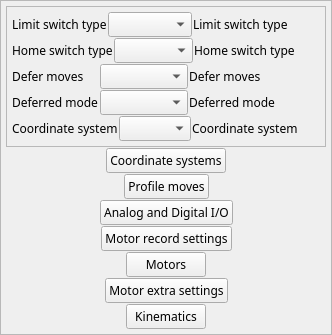
    <widget class="QFrame" name="frame_3">
     <property name="sizePolicy">
      <sizepolicy hsizetype="Expanding" vsizetype="Expanding">
       <horstretch>0</horstretch>
       <verstretch>0</verstretch>
      </sizepolicy>
     </property>
     <property name="maximumSize">
      <size>
       <width>16777215</width>
       <height>16777215</height>
      </size>
     </property>
     <property name="frameShape">
      <enum>QFrame::StyledPanel</enum>
     </property>
     <layout class="QVBoxLayout" name="verticalLayout_3">
      <property name="spacing">
       <number>1</number>
      </property>
      <property name="margin">
       <number>5</number>
      </property>
      <item>
       <widget class="QFrame" name="frame_2">
        <property name="sizePolicy">
         <sizepolicy hsizetype="Preferred" vsizetype="Preferred">
          <horstretch>0</horstretch>
          <verstretch>0</verstretch>
         </sizepolicy>
        </property>
        <property name="minimumSize">
         <size>
          <width>0</width>
          <height>0</height>
         </size>
        </property>
        <property name="maximumSize">
         <size>
          <width>16777215</width>
          <height>16777215</height>
         </size>
        </property>
        <property name="frameShape">
         <enum>QFrame::StyledPanel</enum>
        </property>
        <layout class="QVBoxLayout" name="verticalLayout">
         <property name="spacing">
          <number>1</number>
         </property>
         <property name="margin">
          <number>5</number>
         </property>
         <item>
          <layout class="QHBoxLayout" name="horizontalLayout_2" stretch="2,2,3">
           <property name="spacing">
            <number>1</number>
           </property>
           <item>
            <widget class="QLabel" name="label_10">
             <property name="sizePolicy">
              <sizepolicy hsizetype="Preferred" vsizetype="Minimum">
               <horstretch>0</horstretch>
               <verstretch>0</verstretch>
              </sizepolicy>
             </property>
             <property name="minimumSize">
              <size>
               <width>0</width>
               <height>1</height>
              </size>
             </property>
             <property name="sizeIncrement">
              <size>
               <width>1</width>
               <height>1</height>
              </size>
             </property>
             <property name="font">
              <font>
               <family>Abyssinica SIL</family>
               <pointsize>9</pointsize>
              </font>
             </property>
             <property name="text">
              <string>Limit switch type</string>
             </property>
            </widget>
           </item>
           <item>
            <widget class="QEComboBox" name="qecombobox">
             <property name="sizePolicy">
              <sizepolicy hsizetype="Preferred" vsizetype="Minimum">
               <horstretch>0</horstretch>
               <verstretch>0</verstretch>
              </sizepolicy>
             </property>
             <property name="minimumSize">
              <size>
               <width>0</width>
               <height>1</height>
              </size>
             </property>
             <property name="font">
              <font>
               <family>Abyssinica SIL</family>
               <pointsize>9</pointsize>
              </font>
             </property>
             <property name="variable" stdset="0">
              <string>$(DMC)LIMITTYPE_CMD</string>
             </property>
            </widget>
           </item>
           <item>
            <layout class="QVBoxLayout" name="verticalLayout_6" stretch="1">
             <property name="spacing">
              <number>1</number>
             </property>
             <item>
              <widget class="QELabel" name="qelabel_6">
               <property name="sizePolicy">
                <sizepolicy hsizetype="Minimum" vsizetype="Minimum">
                 <horstretch>0</horstretch>
                 <verstretch>0</verstretch>
                </sizepolicy>
               </property>
               <property name="minimumSize">
                <size>
                 <width>0</width>
                 <height>1</height>
                </size>
               </property>
               <property name="font">
                <font>
                 <family>Abyssinica SIL</family>
                 <pointsize>9</pointsize>
                </font>
               </property>
               <property name="variable" stdset="0">
                <string>$(DMC)LIMITTYPE_STATUS</string>
               </property>
               <property name="text">
                <string>Limit switch type         </string>
               </property>
              </widget>
             </item>
            </layout>
           </item>
          </layout>
         </item>
         <item>
          <layout class="QHBoxLayout" name="horizontalLayout" stretch="2,2,3">
           <property name="spacing">
            <number>1</number>
           </property>
           <item>
            <widget class="QLabel" name="label_11">
             <property name="sizePolicy">
              <sizepolicy hsizetype="Preferred" vsizetype="Minimum">
               <horstretch>0</horstretch>
               <verstretch>0</verstretch>
              </sizepolicy>
             </property>
             <property name="minimumSize">
              <size>
               <width>0</width>
               <height>1</height>
              </size>
             </property>
             <property name="sizeIncrement">
              <size>
               <width>1</width>
               <height>1</height>
              </size>
             </property>
             <property name="font">
              <font>
               <family>Abyssinica SIL</family>
               <pointsize>9</pointsize>
              </font>
             </property>
             <property name="text">
              <string>Home switch type</string>
             </property>
            </widget>
           </item>
           <item>
            <widget class="QEComboBox" name="qecombobox_2">
             <property name="sizePolicy">
              <sizepolicy hsizetype="Preferred" vsizetype="Minimum">
               <horstretch>0</horstretch>
               <verstretch>0</verstretch>
              </sizepolicy>
             </property>
             <property name="minimumSize">
              <size>
               <width>0</width>
               <height>1</height>
              </size>
             </property>
             <property name="font">
              <font>
               <family>Abyssinica SIL</family>
               <pointsize>9</pointsize>
              </font>
             </property>
             <property name="variable" stdset="0">
              <string>$(DMC)HOMETYPE_CMD</string>
             </property>
            </widget>
           </item>
           <item>
            <layout class="QVBoxLayout" name="verticalLayout_7" stretch="1">
             <property name="spacing">
              <number>1</number>
             </property>
             <item>
              <widget class="QELabel" name="qelabel_7">
               <property name="sizePolicy">
                <sizepolicy hsizetype="Minimum" vsizetype="Minimum">
                 <horstretch>0</horstretch>
                 <verstretch>0</verstretch>
                </sizepolicy>
               </property>
               <property name="minimumSize">
                <size>
                 <width>0</width>
                 <height>1</height>
                </size>
               </property>
               <property name="font">
                <font>
                 <family>Abyssinica SIL</family>
                 <pointsize>9</pointsize>
                </font>
               </property>
               <property name="variable" stdset="0">
                <string>$(DMC)HOMETYPE_STATUS</string>
               </property>
               <property name="text">
                <string>Home switch type        </string>
               </property>
              </widget>
             </item>
            </layout>
           </item>
          </layout>
         </item>
         <item>
          <layout class="QHBoxLayout" name="horizontalLayout_3" stretch="2,2,3">
           <property name="spacing">
            <number>1</number>
           </property>
           <item>
            <widget class="QLabel" name="label_12">
             <property name="sizePolicy">
              <sizepolicy hsizetype="Preferred" vsizetype="Preferred">
               <horstretch>0</horstretch>
               <verstretch>0</verstretch>
              </sizepolicy>
             </property>
             <property name="sizeIncrement">
              <size>
               <width>1</width>
               <height>1</height>
              </size>
             </property>
             <property name="font">
              <font>
               <family>Abyssinica SIL</family>
               <pointsize>9</pointsize>
              </font>
             </property>
             <property name="text">
              <string>Defer moves</string>
             </property>
            </widget>
           </item>
           <item>
            <widget class="QEComboBox" name="qecombobox_3">
             <property name="sizePolicy">
              <sizepolicy hsizetype="Preferred" vsizetype="Preferred">
               <horstretch>0</horstretch>
               <verstretch>0</verstretch>
              </sizepolicy>
             </property>
             <property name="minimumSize">
              <size>
               <width>0</width>
               <height>1</height>
              </size>
             </property>
             <property name="font">
              <font>
               <family>Abyssinica SIL</family>
               <pointsize>9</pointsize>
              </font>
             </property>
             <property name="variable" stdset="0">
              <string>$(DMC)DEFER_CMD</string>
             </property>
            </widget>
           </item>
           <item>
            <layout class="QVBoxLayout" name="verticalLayout_8" stretch="1">
             <property name="spacing">
              <number>1</number>
             </property>
             <item>
              <widget class="QELabel" name="qelabel_8">
               <property name="sizePolicy">
                <sizepolicy hsizetype="Minimum" vsizetype="Preferred">
                 <horstretch>0</horstretch>
                 <verstretch>0</verstretch>
                </sizepolicy>
               </property>
               <property name="font">
                <font>
                 <family>Abyssinica SIL</family>
                 <pointsize>9</pointsize>
                </font>
               </property>
               <property name="variable" stdset="0">
                <string>$(DMC)DEFER_STATUS</string>
               </property>
               <property name="text">
                <string>Defer moves                  </string>
               </property>
              </widget>
             </item>
            </layout>
           </item>
          </layout>
         </item>
         <item>
          <layout class="QHBoxLayout" name="horizontalLayout_18" stretch="2,2,3">
           <property name="spacing">
            <number>1</number>
           </property>
           <item>
            <widget class="QLabel" name="label_14">
             <property name="sizePolicy">
              <sizepolicy hsizetype="Preferred" vsizetype="Preferred">
               <horstretch>0</horstretch>
               <verstretch>0</verstretch>
              </sizepolicy>
             </property>
             <property name="sizeIncrement">
              <size>
               <width>1</width>
               <height>1</height>
              </size>
             </property>
             <property name="font">
              <font>
               <family>Abyssinica SIL</family>
               <pointsize>9</pointsize>
              </font>
             </property>
             <property name="text">
              <string>Deferred mode</string>
             </property>
            </widget>
           </item>
           <item>
            <widget class="QEComboBox" name="qecombobox_5">
             <property name="sizePolicy">
              <sizepolicy hsizetype="Preferred" vsizetype="Preferred">
               <horstretch>0</horstretch>
               <verstretch>0</verstretch>
              </sizepolicy>
             </property>
             <property name="minimumSize">
              <size>
               <width>0</width>
               <height>1</height>
              </size>
             </property>
             <property name="font">
              <font>
               <family>Abyssinica SIL</family>
               <pointsize>9</pointsize>
              </font>
             </property>
             <property name="variable" stdset="0">
              <string>$(DMC)DEFER_MODE_CMD</string>
             </property>
            </widget>
           </item>
           <item>
            <layout class="QVBoxLayout" name="verticalLayout_11" stretch="1">
             <property name="spacing">
              <number>1</number>
             </property>
             <item>
              <widget class="QELabel" name="qelabel_13">
               <property name="sizePolicy">
                <sizepolicy hsizetype="Minimum" vsizetype="Preferred">
                 <horstretch>0</horstretch>
                 <verstretch>0</verstretch>
                </sizepolicy>
               </property>
               <property name="font">
                <font>
                 <family>Abyssinica SIL</family>
                 <pointsize>9</pointsize>
                </font>
               </property>
               <property name="variable" stdset="0">
                <string>$(DMC)DEFER_MODE_STATUS</string>
               </property>
               <property name="text">
                <string>Deferred mode</string>
               </property>
              </widget>
             </item>
            </layout>
           </item>
          </layout>
         </item>
         <item>
          <layout class="QHBoxLayout" name="horizontalLayout_4" stretch="2,2,3">
           <property name="spacing">
            <number>1</number>
           </property>
           <item>
            <widget class="QLabel" name="label_13">
             <property name="sizePolicy">
              <sizepolicy hsizetype="Preferred" vsizetype="Preferred">
               <horstretch>0</horstretch>
               <verstretch>0</verstretch>
              </sizepolicy>
             </property>
             <property name="sizeIncrement">
              <size>
               <width>1</width>
               <height>1</height>
              </size>
             </property>
             <property name="font">
              <font>
               <family>Abyssinica SIL</family>
               <pointsize>9</pointsize>
              </font>
             </property>
             <property name="text">
              <string>Coordinate system</string>
             </property>
            </widget>
           </item>
           <item>
            <widget class="QEComboBox" name="qecombobox_4">
             <property name="sizePolicy">
              <sizepolicy hsizetype="Preferred" vsizetype="Preferred">
               <horstretch>0</horstretch>
               <verstretch>0</verstretch>
              </sizepolicy>
             </property>
             <property name="minimumSize">
              <size>
               <width>0</width>
               <height>1</height>
              </size>
             </property>
             <property name="font">
              <font>
               <family>Abyssinica SIL</family>
               <pointsize>9</pointsize>
              </font>
             </property>
             <property name="variable" stdset="0">
              <string>$(DMC)COORDSYS_CMD</string>
             </property>
            </widget>
           </item>
           <item>
            <layout class="QVBoxLayout" name="verticalLayout_10" stretch="1">
             <property name="spacing">
              <number>1</number>
             </property>
             <item>
              <widget class="QELabel" name="qelabel_12">
               <property name="sizePolicy">
                <sizepolicy hsizetype="Minimum" vsizetype="Preferred">
                 <horstretch>0</horstretch>
                 <verstretch>0</verstretch>
                </sizepolicy>
               </property>
               <property name="font">
                <font>
                 <family>Abyssinica SIL</family>
                 <pointsize>9</pointsize>
                </font>
               </property>
               <property name="variable" stdset="0">
                <string>$(DMC)COORDSYS_STATUS</string>
               </property>
               <property name="text">
                <string>Coordinate system       </string>
               </property>
              </widget>
             </item>
            </layout>
           </item>
          </layout>
         </item>
        </layout>
       </widget>
      </item>
      <item>
       <layout class="QHBoxLayout" name="horizontalLayout_11">
        <item>
         <spacer name="horizontalSpacer_3">
          <property name="orientation">
           <enum>Qt::Horizontal</enum>
          </property>
          <property name="sizeHint" stdset="0">
           <size>
            <width>40</width>
            <height>20</height>
           </size>
          </property>
         </spacer>
        </item>
        <item>
         <widget class="QEPushButton" name="qepushbutton_3">
          <property name="sizePolicy">
           <sizepolicy hsizetype="Minimum" vsizetype="Expanding">
            <horstretch>0</horstretch>
            <verstretch>0</verstretch>
           </sizepolicy>
          </property>
          <property name="minimumSize">
           <size>
            <width>0</width>
            <height>1</height>
           </size>
          </property>
          <property name="font">
           <font>
            <family>Abyssinica SIL</family>
            <pointsize>9</pointsize>
           </font>
          </property>
          <property name="text">
           <string>Coordinate systems</string>
          </property>
          <property name="variableAsToolTip">
           <bool>false</bool>
          </property>
          <property name="guiFile" stdset="0">
           <string>galil_coordinate_systems.ui</string>
          </property>
          <property name="creationOption" stdset="0">
           <enum>QEPushButton::NewWindow</enum>
          </property>
          <property name="prioritySubstitutions">
           <string/>
          </property>
         </widget>
        </item>
        <item>
         <spacer name="horizontalSpacer_4">
          <property name="orientation">
           <enum>Qt::Horizontal</enum>
          </property>
          <property name="sizeHint" stdset="0">
           <size>
            <width>40</width>
            <height>20</height>
           </size>
          </property>
         </spacer>
        </item>
       </layout>
      </item>
      <item>
       <layout class="QHBoxLayout" name="horizontalLayout_12">
        <item>
         <spacer name="horizontalSpacer_5">
          <property name="orientation">
           <enum>Qt::Horizontal</enum>
          </property>
          <property name="sizeHint" stdset="0">
           <size>
            <width>40</width>
            <height>20</height>
           </size>
          </property>
         </spacer>
        </item>
        <item>
         <widget class="QEPushButton" name="qepushbutton_7">
          <property name="sizePolicy">
           <sizepolicy hsizetype="Minimum" vsizetype="Expanding">
            <horstretch>0</horstretch>
            <verstretch>0</verstretch>
           </sizepolicy>
          </property>
          <property name="minimumSize">
           <size>
            <width>0</width>
            <height>1</height>
           </size>
          </property>
          <property name="font">
           <font>
            <family>Abyssinica SIL</family>
            <pointsize>9</pointsize>
           </font>
          </property>
          <property name="text">
           <string>Profile moves</string>
          </property>
          <property name="variableAsToolTip">
           <bool>false</bool>
          </property>
          <property name="guiFile" stdset="0">
           <string>galil_profileMove.ui</string>
          </property>
          <property name="creationOption" stdset="0">
           <enum>QEPushButton::NewWindow</enum>
          </property>
          <property name="prioritySubstitutions">
           <string/>
          </property>
         </widget>
        </item>
        <item>
         <spacer name="horizontalSpacer_6">
          <property name="orientation">
           <enum>Qt::Horizontal</enum>
          </property>
          <property name="sizeHint" stdset="0">
           <size>
            <width>40</width>
            <height>20</height>
           </size>
          </property>
         </spacer>
        </item>
       </layout>
      </item>
      <item>
       <layout class="QHBoxLayout" name="horizontalLayout_13">
        <item>
         <spacer name="horizontalSpacer_7">
          <property name="orientation">
           <enum>Qt::Horizontal</enum>
          </property>
          <property name="sizeHint" stdset="0">
           <size>
            <width>40</width>
            <height>20</height>
           </size>
          </property>
         </spacer>
        </item>
        <item>
         <widget class="QEPushButton" name="qepushbutton_6">
          <property name="sizePolicy">
           <sizepolicy hsizetype="Minimum" vsizetype="Expanding">
            <horstretch>0</horstretch>
            <verstretch>0</verstretch>
           </sizepolicy>
          </property>
          <property name="minimumSize">
           <size>
            <width>0</width>
            <height>1</height>
           </size>
          </property>
          <property name="font">
           <font>
            <family>Abyssinica SIL</family>
            <pointsize>9</pointsize>
           </font>
          </property>
          <property name="text">
           <string>Analog and Digital I/O</string>
          </property>
          <property name="variableAsToolTip">
           <bool>false</bool>
          </property>
          <property name="guiFile" stdset="0">
           <string>galil_ctrl_io.ui</string>
          </property>
          <property name="creationOption" stdset="0">
           <enum>QEPushButton::NewWindow</enum>
          </property>
          <property name="prioritySubstitutions">
           <string>P=$(DMC)</string>
          </property>
         </widget>
        </item>
        <item>
         <spacer name="horizontalSpacer_8">
          <property name="orientation">
           <enum>Qt::Horizontal</enum>
          </property>
          <property name="sizeHint" stdset="0">
           <size>
            <width>40</width>
            <height>20</height>
           </size>
          </property>
         </spacer>
        </item>
       </layout>
      </item>
      <item>
       <layout class="QHBoxLayout" name="horizontalLayout_14">
        <item>
         <spacer name="horizontalSpacer_9">
          <property name="orientation">
           <enum>Qt::Horizontal</enum>
          </property>
          <property name="sizeHint" stdset="0">
           <size>
            <width>40</width>
            <height>20</height>
           </size>
          </property>
         </spacer>
        </item>
        <item>
         <widget class="QEPushButton" name="qepushbutton_8">
          <property name="sizePolicy">
           <sizepolicy hsizetype="Minimum" vsizetype="Expanding">
            <horstretch>0</horstretch>
            <verstretch>0</verstretch>
           </sizepolicy>
          </property>
          <property name="minimumSize">
           <size>
            <width>0</width>
            <height>1</height>
           </size>
          </property>
          <property name="font">
           <font>
            <family>Abyssinica SIL</family>
            <pointsize>9</pointsize>
           </font>
          </property>
          <property name="text">
           <string>Motor record settings</string>
          </property>
          <property name="variable" stdset="0">
           <string/>
          </property>
          <property name="variableAsToolTip">
           <bool>false</bool>
          </property>
          <property name="userLevelVisibility" stdset="0">
           <enum>QEPushButton::User</enum>
          </property>
          <property name="userLevelEnabled" stdset="0">
           <enum>QEPushButton::User</enum>
          </property>
          <property name="guiFile" stdset="0">
           <string>galil_motors_settings.ui</string>
          </property>
          <property name="creationOption" stdset="0">
           <enum>QEPushButton::NewWindow</enum>
          </property>
          <property name="prioritySubstitutions">
           <string/>
          </property>
         </widget>
        </item>
        <item>
         <spacer name="horizontalSpacer_10">
          <property name="orientation">
           <enum>Qt::Horizontal</enum>
          </property>
          <property name="sizeHint" stdset="0">
           <size>
            <width>40</width>
            <height>20</height>
           </size>
          </property>
         </spacer>
        </item>
       </layout>
      </item>
      <item>
       <layout class="QHBoxLayout" name="horizontalLayout_17">
        <item>
         <spacer name="horizontalSpacer_15">
          <property name="orientation">
           <enum>Qt::Horizontal</enum>
          </property>
          <property name="sizeHint" stdset="0">
           <size>
            <width>40</width>
            <height>20</height>
           </size>
          </property>
         </spacer>
        </item>
        <item>
         <widget class="QEPushButton" name="qepushbutton_9">
          <property name="sizePolicy">
           <sizepolicy hsizetype="Minimum" vsizetype="Expanding">
            <horstretch>0</horstretch>
            <verstretch>0</verstretch>
           </sizepolicy>
          </property>
          <property name="minimumSize">
           <size>
            <width>0</width>
            <height>1</height>
           </size>
          </property>
          <property name="font">
           <font>
            <family>Abyssinica SIL</family>
            <pointsize>9</pointsize>
           </font>
          </property>
          <property name="text">
           <string>Motors</string>
          </property>
          <property name="variable" stdset="0">
           <string/>
          </property>
          <property name="variableAsToolTip">
           <bool>false</bool>
          </property>
          <property name="userLevelVisibility" stdset="0">
           <enum>QEPushButton::User</enum>
          </property>
          <property name="userLevelEnabled" stdset="0">
           <enum>QEPushButton::User</enum>
          </property>
          <property name="guiFile" stdset="0">
           <string>galil_motors.ui</string>
          </property>
          <property name="creationOption" stdset="0">
           <enum>QEPushButton::NewWindow</enum>
          </property>
          <property name="prioritySubstitutions">
           <string/>
          </property>
         </widget>
        </item>
        <item>
         <spacer name="horizontalSpacer_16">
          <property name="orientation">
           <enum>Qt::Horizontal</enum>
          </property>
          <property name="sizeHint" stdset="0">
           <size>
            <width>40</width>
            <height>20</height>
           </size>
          </property>
         </spacer>
        </item>
       </layout>
      </item>
      <item>
       <layout class="QHBoxLayout" name="horizontalLayout_15">
        <item>
         <spacer name="horizontalSpacer_11">
          <property name="orientation">
           <enum>Qt::Horizontal</enum>
          </property>
          <property name="sizeHint" stdset="0">
           <size>
            <width>40</width>
            <height>20</height>
           </size>
          </property>
         </spacer>
        </item>
        <item>
         <widget class="QEPushButton" name="qepushbutton_4">
          <property name="sizePolicy">
           <sizepolicy hsizetype="Minimum" vsizetype="Expanding">
            <horstretch>0</horstretch>
            <verstretch>0</verstretch>
           </sizepolicy>
          </property>
          <property name="minimumSize">
           <size>
            <width>0</width>
            <height>1</height>
           </size>
          </property>
          <property name="font">
           <font>
            <family>Abyssinica SIL</family>
            <pointsize>9</pointsize>
           </font>
          </property>
          <property name="text">
           <string>Motor extra settings</string>
          </property>
          <property name="variable" stdset="0">
           <string/>
          </property>
          <property name="variableAsToolTip">
           <bool>false</bool>
          </property>
          <property name="userLevelVisibility" stdset="0">
           <enum>QEPushButton::User</enum>
          </property>
          <property name="userLevelEnabled" stdset="0">
           <enum>QEPushButton::Engineer</enum>
          </property>
          <property name="guiFile" stdset="0">
           <string>galil_motors_extras.ui</string>
          </property>
          <property name="creationOption" stdset="0">
           <enum>QEPushButton::NewWindow</enum>
          </property>
          <property name="prioritySubstitutions">
           <string/>
          </property>
         </widget>
        </item>
        <item>
         <spacer name="horizontalSpacer_12">
          <property name="orientation">
           <enum>Qt::Horizontal</enum>
          </property>
          <property name="sizeHint" stdset="0">
           <size>
            <width>40</width>
            <height>20</height>
           </size>
          </property>
         </spacer>
        </item>
       </layout>
      </item>
      <item>
       <layout class="QHBoxLayout" name="horizontalLayout_16">
        <item>
         <spacer name="horizontalSpacer_13">
          <property name="orientation">
           <enum>Qt::Horizontal</enum>
          </property>
          <property name="sizeHint" stdset="0">
           <size>
            <width>40</width>
            <height>20</height>
           </size>
          </property>
         </spacer>
        </item>
        <item>
         <widget class="QEPushButton" name="qepushbutton_5">
          <property name="sizePolicy">
           <sizepolicy hsizetype="Minimum" vsizetype="Expanding">
            <horstretch>0</horstretch>
            <verstretch>0</verstretch>
           </sizepolicy>
          </property>
          <property name="minimumSize">
           <size>
            <width>0</width>
            <height>1</height>
           </size>
          </property>
          <property name="font">
           <font>
            <family>Abyssinica SIL</family>
            <pointsize>9</pointsize>
           </font>
          </property>
          <property name="text">
           <string>Kinematics</string>
          </property>
          <property name="variableAsToolTip">
           <bool>false</bool>
          </property>
          <property name="userLevelEnabled" stdset="0">
           <enum>QEPushButton::Scientist</enum>
          </property>
          <property name="guiFile" stdset="0">
           <string>galil_kinematics.ui</string>
          </property>
          <property name="creationOption" stdset="0">
           <enum>QEPushButton::NewWindow</enum>
          </property>
          <property name="prioritySubstitutions">
           <string/>
          </property>
         </widget>
        </item>
        <item>
         <spacer name="horizontalSpacer_14">
          <property name="orientation">
           <enum>Qt::Horizontal</enum>
          </property>
          <property name="sizeHint" stdset="0">
           <size>
            <width>40</width>
            <height>20</height>
           </size>
          </property>
         </spacer>
        </item>
       </layout>
      </item>
     </layout>
    </widget>
